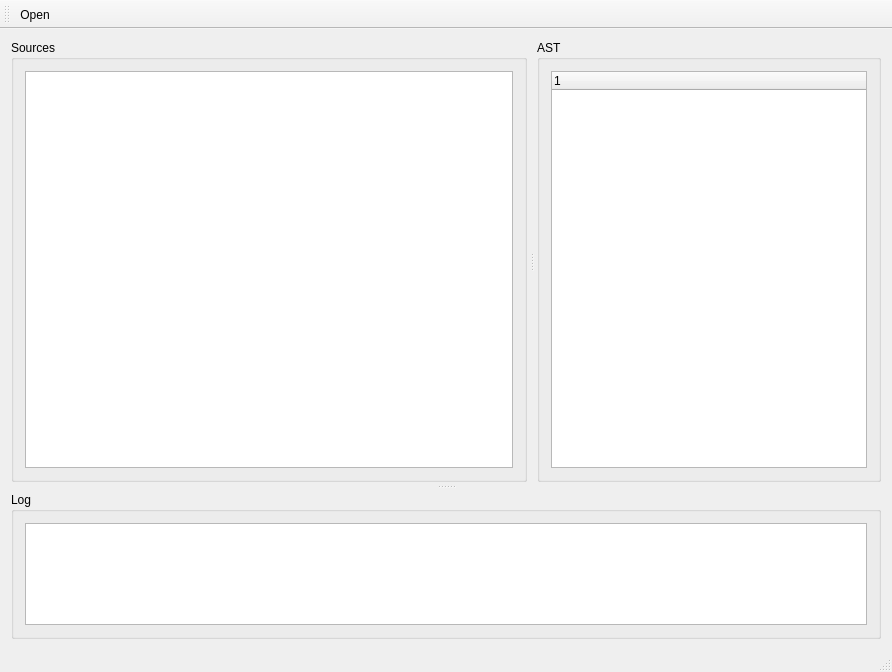
<?xml version="1.0" encoding="UTF-8"?>
<ui version="4.0">
 <class>MainWindow</class>
 <widget class="QMainWindow" name="MainWindow">
  <property name="geometry">
   <rect>
    <x>0</x>
    <y>0</y>
    <width>892</width>
    <height>672</height>
   </rect>
  </property>
  <property name="windowTitle">
   <string>LibClang AST GUI</string>
  </property>
  <widget class="QWidget" name="centralWidget">
   <layout class="QGridLayout" name="gridLayout">
    <item row="0" column="0">
     <widget class="QSplitter" name="splitterV">
      <property name="orientation">
       <enum>Qt::Vertical</enum>
      </property>
      <property name="handleWidth">
       <number>10</number>
      </property>
      <property name="childrenCollapsible">
       <bool>true</bool>
      </property>
      <widget class="QSplitter" name="splitterH">
       <property name="sizePolicy">
        <sizepolicy hsizetype="Expanding" vsizetype="Preferred">
         <horstretch>0</horstretch>
         <verstretch>3</verstretch>
        </sizepolicy>
       </property>
       <property name="orientation">
        <enum>Qt::Horizontal</enum>
       </property>
       <property name="handleWidth">
        <number>10</number>
       </property>
       <widget class="QGroupBox" name="groupSources">
        <property name="sizePolicy">
         <sizepolicy hsizetype="Preferred" vsizetype="Preferred">
          <horstretch>3</horstretch>
          <verstretch>0</verstretch>
         </sizepolicy>
        </property>
        <property name="title">
         <string>Sources</string>
        </property>
        <layout class="QGridLayout" name="gridLayout_3">
         <item row="0" column="0">
          <widget class="QTextEdit" name="textSources">
           <property name="readOnly">
            <bool>false</bool>
           </property>
           <property name="tabStopWidth">
            <number>20</number>
           </property>
          </widget>
         </item>
        </layout>
       </widget>
       <widget class="QGroupBox" name="groupAST">
        <property name="sizePolicy">
         <sizepolicy hsizetype="Preferred" vsizetype="Preferred">
          <horstretch>2</horstretch>
          <verstretch>0</verstretch>
         </sizepolicy>
        </property>
        <property name="title">
         <string>AST</string>
        </property>
        <layout class="QGridLayout" name="gridLayout_4">
         <item row="0" column="0">
          <widget class="QTreeWidget" name="treeWidget">
           <column>
            <property name="text">
             <string notr="true">1</string>
            </property>
           </column>
          </widget>
         </item>
        </layout>
       </widget>
      </widget>
      <widget class="QGroupBox" name="groupLog">
       <property name="sizePolicy">
        <sizepolicy hsizetype="Preferred" vsizetype="Preferred">
         <horstretch>0</horstretch>
         <verstretch>1</verstretch>
        </sizepolicy>
       </property>
       <property name="title">
        <string>Log</string>
       </property>
       <layout class="QGridLayout" name="gridLayout_2">
        <item row="0" column="0">
         <widget class="QTextEdit" name="textLog"/>
        </item>
       </layout>
      </widget>
     </widget>
    </item>
   </layout>
  </widget>
  <widget class="QToolBar" name="toolBar">
   <property name="windowTitle">
    <string>toolBar</string>
   </property>
   <attribute name="toolBarArea">
    <enum>TopToolBarArea</enum>
   </attribute>
   <attribute name="toolBarBreak">
    <bool>false</bool>
   </attribute>
   <addaction name="actionOpen"/>
  </widget>
  <widget class="QStatusBar" name="statusBar"/>
  <action name="actionOpen">
   <property name="icon">
    <iconset resource="resources.qrc">
     <normaloff>:/resources/opened_folder.svg</normaloff>:/resources/opened_folder.svg</iconset>
   </property>
   <property name="text">
    <string>Open</string>
   </property>
   <property name="toolTip">
    <string>Open a C++ source</string>
   </property>
   <property name="shortcut">
    <string>Ctrl+O</string>
   </property>
  </action>
 </widget>
 <layoutdefault spacing="6" margin="11"/>
 <resources>
  <include location="resources.qrc"/>
 </resources>
 <connections/>
</ui>
